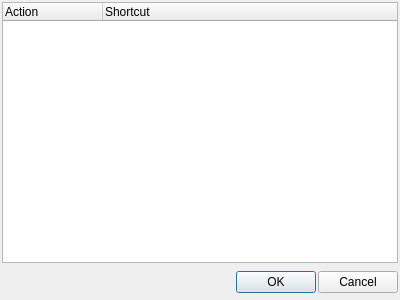
<ui version="4.0" >
 <author></author>
 <comment></comment>
 <exportmacro></exportmacro>
 <class>ShortcutDialog</class>
 <widget class="QDialog" name="ShortcutDialog" >
  <property name="geometry" >
   <rect>
    <x>0</x>
    <y>0</y>
    <width>400</width>
    <height>300</height>
   </rect>
  </property>
  <property name="windowTitle" >
   <string>Set shortcuts</string>
  </property>
  <layout class="QVBoxLayout" >
   <property name="margin" >
    <number>2</number>
   </property>
   <property name="spacing" >
    <number>4</number>
   </property>
   <item>
    <widget class="QTreeWidget" name="twShortcuts" >
     <column>
      <property name="text" >
       <string>Action</string>
      </property>
      <property name="icon" >
       <iconset resource="../images/Edyuk.qrc" >:/exec.png</iconset>
      </property>
     </column>
     <column>
      <property name="text" >
       <string>Shortcut</string>
      </property>
     </column>
    </widget>
   </item>
   <item>
    <layout class="QHBoxLayout" >
     <property name="margin" >
      <number>0</number>
     </property>
     <property name="spacing" >
      <number>2</number>
     </property>
     <item>
      <spacer>
       <property name="orientation" >
        <enum>Qt::Horizontal</enum>
       </property>
       <property name="sizeHint" >
        <size>
         <width>131</width>
         <height>31</height>
        </size>
       </property>
      </spacer>
     </item>
     <item>
      <widget class="QPushButton" name="okButton" >
       <property name="text" >
        <string>OK</string>
       </property>
      </widget>
     </item>
     <item>
      <widget class="QPushButton" name="cancelButton" >
       <property name="text" >
        <string>Cancel</string>
       </property>
      </widget>
     </item>
    </layout>
   </item>
  </layout>
 </widget>
 <pixmapfunction></pixmapfunction>
 <resources>
  <include location="../images/Edyuk.qrc" />
 </resources>
 <connections>
  <connection>
   <sender>okButton</sender>
   <signal>clicked()</signal>
   <receiver>ShortcutDialog</receiver>
   <slot>accept()</slot>
   <hints>
    <hint type="sourcelabel" >
     <x>278</x>
     <y>253</y>
    </hint>
    <hint type="destinationlabel" >
     <x>96</x>
     <y>254</y>
    </hint>
   </hints>
  </connection>
  <connection>
   <sender>cancelButton</sender>
   <signal>clicked()</signal>
   <receiver>ShortcutDialog</receiver>
   <slot>reject()</slot>
   <hints>
    <hint type="sourcelabel" >
     <x>369</x>
     <y>253</y>
    </hint>
    <hint type="destinationlabel" >
     <x>179</x>
     <y>282</y>
    </hint>
   </hints>
  </connection>
 </connections>
</ui>
